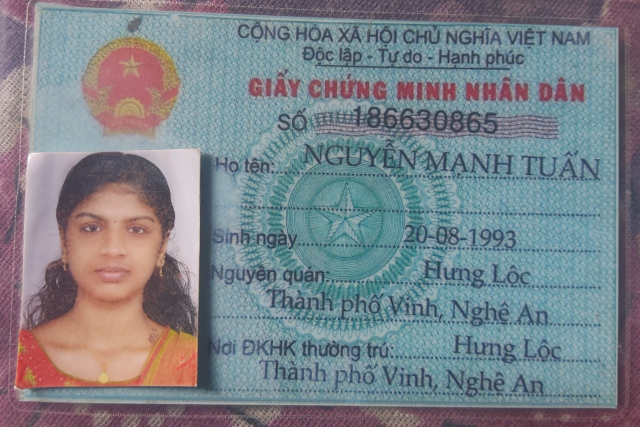
#> input picture images/IMG-20221019-WA0030.jpg, 1280 x 854 px (shown at 1/2 size); its folder holds only this picture in this run
$ jupyter execute img_old.ipynb
#> lines starting #> are read from the running program, lines starting #| are printed output that depends on the picture; after the words box and inside, x2 and y2 are one past the last pixel; in counts of white or black regions, pixels touching at a corner belong together
[cell 1]
import cv2
import numpy as np
from glob import glob
import pandas as pd
from matplotlib import pyplot as plt

[cell 2]
from scipy.ndimage import interpolation as inter

[cell 3]
pic=glob('images/*.jpg')

[cell 4]
img=cv2.imread(pic[0])
#> img is the input picture: shape (854, 1280, 3); mean B, G, R 137.2, 130.5, 123.3

[cell 5]
img.shape
#> Out = (854, 1280, 3)

[cell 6]
plt.imshow(img)

[cell 7]
def aspect_ratio_resize(image, width=None, height=None, inter=cv2.INTER_AREA):
#> called with width = 800, inter = 3
    dim = None
    (h, w) = image.shape[:2]
#> h = 854; w = 1280

    if width is None and height is None:
        return image

    if width is None:
        r = height / float(h)
        dim = (int(w * r), height)

    else:
        r = width / float(w)
#> r = 0.625
        dim = (width, int(h * r))
#> dim = (800, 533)

    return cv2.resize(image, dim, interpolation=inter)
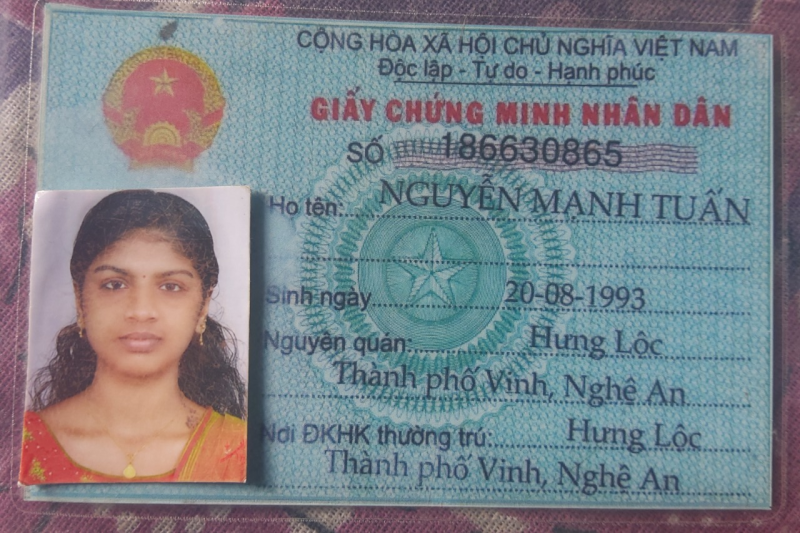
#> returned value: shape (533, 800, 3); mean of channels 0, 1, 2 137.2, 130.5, 123.3; drawn as B, G, R

[cell 8]
new=aspect_ratio_resize(img,800)

[cell 9]
new.shape
#> Out = (533, 800, 3)

[cell 10]
plt.imshow(new)

[cell 11]
def correct_skew(image, delta=1, limit=5):
#> called with delta = 1, limit = 5
    def determine_score(arr, angle):
        data = inter.rotate(arr, angle, reshape=False, order=0)
        histogram = np.sum(data, axis=1, dtype=float)
        score = np.sum((histogram[1:] - histogram[:-1]) ** 2, dtype=float)
        return histogram, score

    gray = cv2.cvtColor(image, cv2.COLOR_BGR2GRAY)
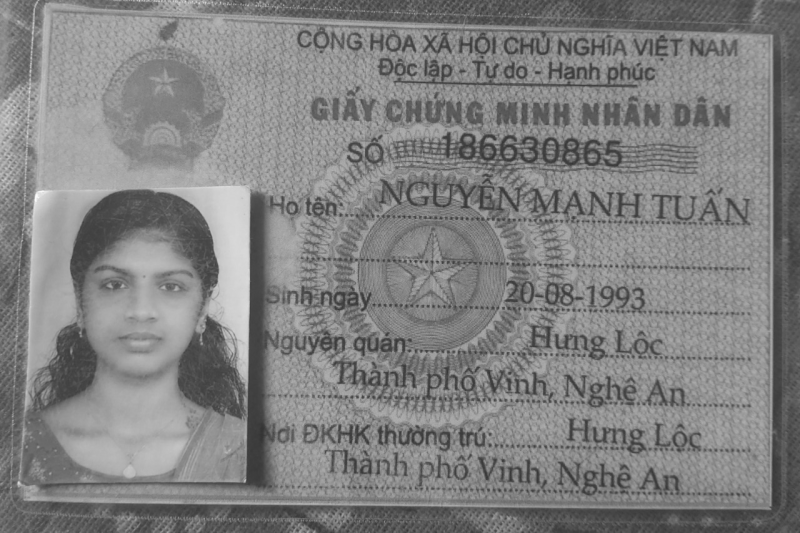
#> gray: shape (533, 800); min 52, max 251, mean 129.1
    thresh = cv2.threshold(gray, 0, 255, cv2.THRESH_BINARY_INV + cv2.THRESH_OTSU)[1]
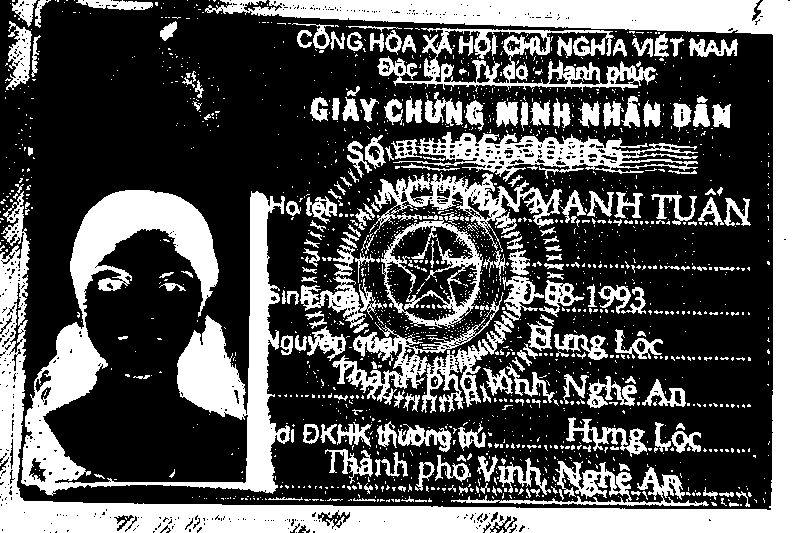
#> thresh: shape (533, 800); 34.2% white; 1790 white regions (1570 under 20 px), largest, box (x1, y1, x2, y2) and area: (0, 0, 800, 533) 53339, (21, 190, 290, 496) 26793, (332, 276, 544, 413) 6054

    scores = []
    angles = np.arange(-limit, limit + delta, delta)
    for angle in angles:
        histogram, score = determine_score(thresh, angle)
        scores.append(score)
#> this loop made 11 passes
#> score on passes 1 to 11: 4.53e+09, 7.51e+09, 5.39e+09, 7.33e+09, 1.27e+10, 1.61e+10, 5.01e+10, 2.53e+10, 1.47e+10, 7.69e+09, 7.64e+09
#> pass 1, in determine_score, `data = inter.rotate(arr, angle, reshape=False, order=0)`:
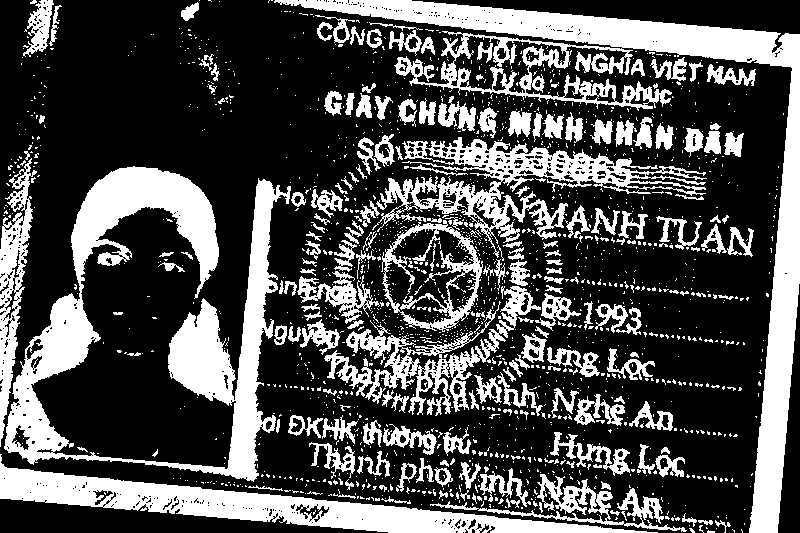
#> data: shape (533, 800); 30.9% white; 1725 white regions (1520 under 20 px), largest, box (x1, y1, x2, y2) and area: (274, 0, 800, 533) 28389, (4, 166, 291, 482) 26800, (0, 454, 658, 533) 13878
#> pass 3, in determine_score (call 3), `data = inter.rotate(arr, angle, reshape=False, order=0)`:
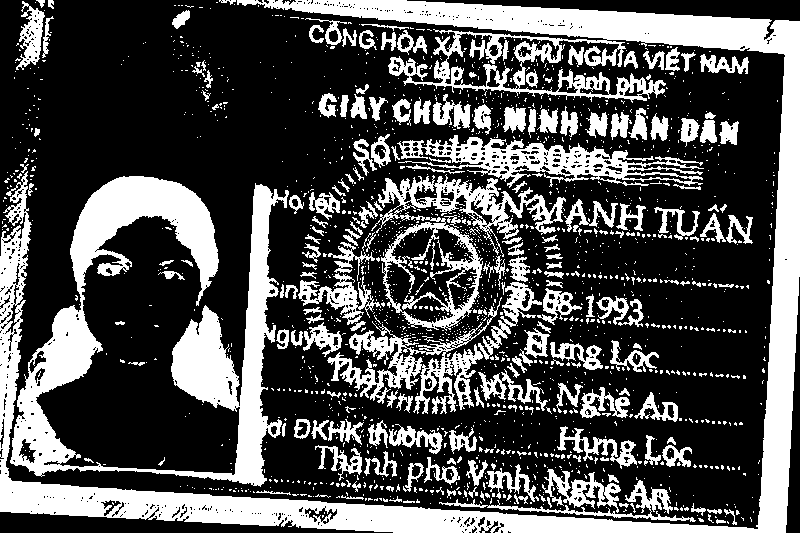
#> data: shape (533, 800); 32% white; 1748 white regions (1535 under 20 px), largest, box (x1, y1, x2, y2) and area: (0, 0, 800, 533) 50259, (10, 176, 289, 487) 26794, (371, 174, 566, 331) 6952
#> after the loop, scores = [4.53e+09, 7.51e+09, 5.39e+09, 7.33e+09, 1.27e+10, 1.61e+10, 5.01e+10, 2.53e+10, 1.47e+10, 7.69e+09, 7.64e+09]

    best_angle = angles[scores.index(max(scores))]
#> best_angle = 1

    (h, w) = image.shape[:2]
#> h = 533; w = 800
    center = (w // 2, h // 2)
#> center = (400, 266)
    M = cv2.getRotationMatrix2D(center, best_angle, 1.0)
#> M = [[1, 0.0175, -4.58], [-0.0175, 1, 7.02]]
    rotated = cv2.warpAffine(image, M, (w, h), flags=cv2.INTER_CUBIC, \
          borderMode=cv2.BORDER_REPLICATE)
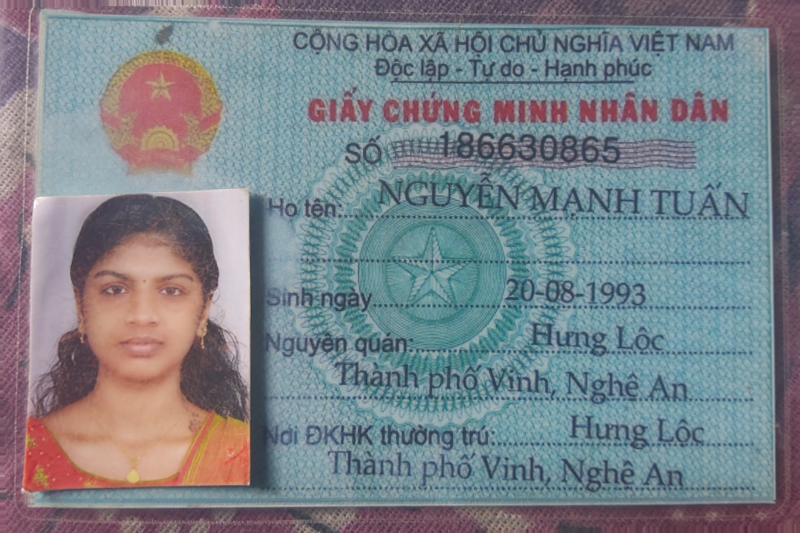
#> rotated: shape (533, 800, 3); mean B, G, R 137.2, 130.5, 123.3

    return best_angle, rotated

[cell 12]
angle, rotated = correct_skew(new)
#> angle = 1

[cell 13]
plt.imshow(rotated)

[cell 14]
angle, rotated = correct_skew(img)
#> call 2 of correct_skew, with delta = 1, limit = 5
#> in correct_skew (call 2), `thresh = cv2.threshold(gray, 0, 255, cv2.THRESH_BINARY_INV + cv2.THRES..`:
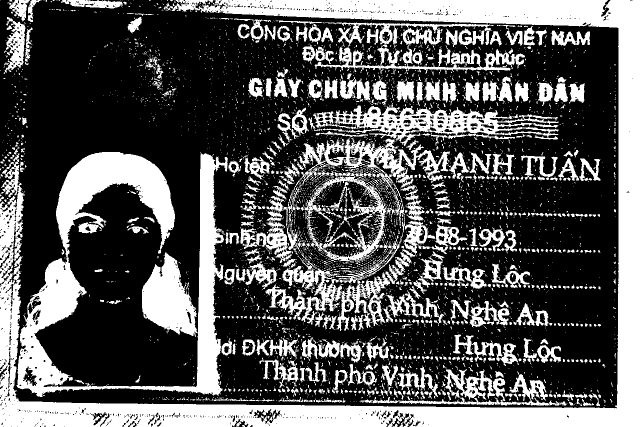
#> thresh: shape (854, 1280) (shown at 1/2 size); 34.6% white; 4391 white regions (3872 under 20 px), largest, box (x1, y1, x2, y2) and area: (0, 0, 1280, 854) 135826, (33, 304, 464, 794) 56815, (626, 206, 1117, 292) 14734
#> the loop in correct_skew (call 2), `for angle in angles:` made 11 passes
#> score on passes 1 to 11: 1.03e+10, 1.48e+10, 1.18e+10, 1.55e+10, 2.23e+10, 3e+10, 8.8e+10, 4.97e+10, 3.07e+10, 1.54e+10, 1.53e+10
#> pass 1, in determine_score (call 12), `data = inter.rotate(arr, angle, reshape=False, order=0)`:
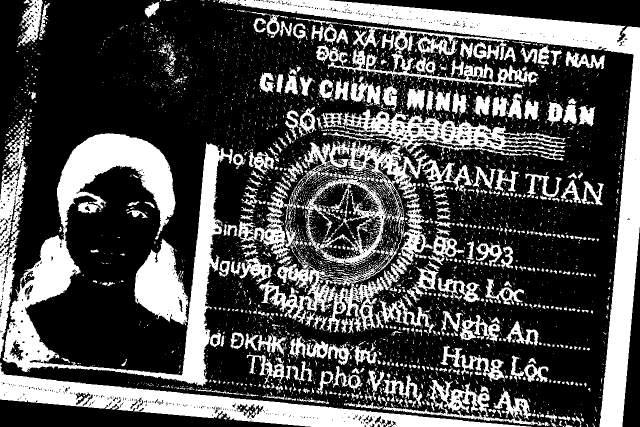
#> data: shape (854, 1280) (shown at 1/2 size); 31.4% white; 4313 white regions (3799 under 20 px), largest, box (x1, y1, x2, y2) and area: (437, 0, 1280, 854) 58512, (5, 266, 466, 773) 56804, (0, 725, 1063, 854) 35450
#> pass 2, in determine_score (call 13), `data = inter.rotate(arr, angle, reshape=False, order=0)`:
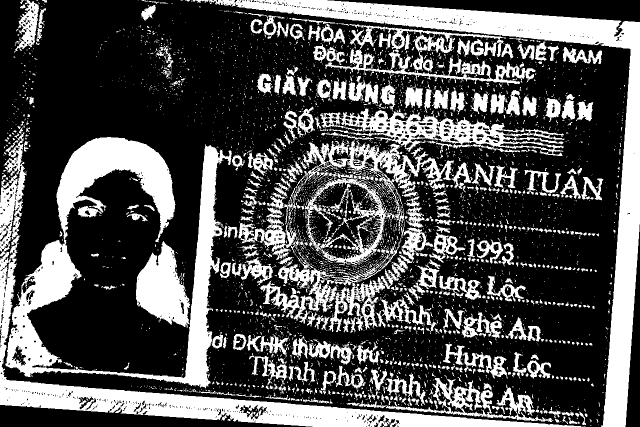
#> data: shape (854, 1280) (shown at 1/2 size); 31.9% white; 4329 white regions (3815 under 20 px), largest, box (x1, y1, x2, y2) and area: (418, 0, 1280, 854) 60584, (10, 274, 464, 777) 56814, (0, 264, 1163, 854) 48105
#> pass 3, in determine_score (call 14), `data = inter.rotate(arr, angle, reshape=False, order=0)`:
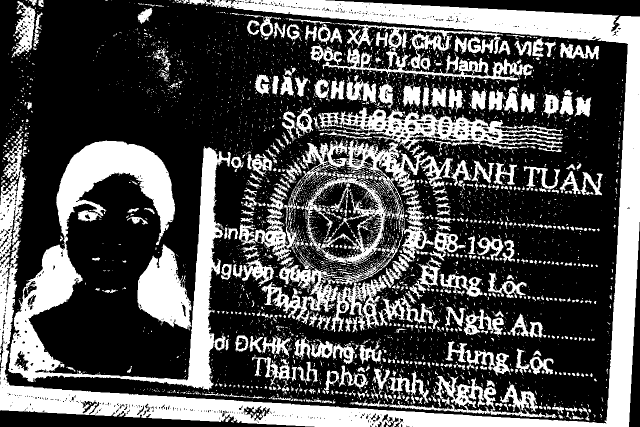
#> data: shape (854, 1280) (shown at 1/2 size); 32.5% white; 4337 white regions (3819 under 20 px), largest, box (x1, y1, x2, y2) and area: (0, 0, 1280, 854) 114843, (16, 281, 462, 781) 56826, (636, 214, 1126, 304) 14724
#> after the loop in correct_skew (call 2), `for angle in angles:`: scores = [1.03e+10, 1.48e+10, 1.18e+10, 1.55e+10, 2.23e+10, 3e+10, 8.8e+10, 4.97e+10, 3.07e+10, 1.54e+10, 1.53e+10]
#> in correct_skew (call 2), `M = cv2.getRotationMatrix2D(center, best_angle, 1.0)`: M = [[1, 0.0175, -7.35], [-0.0175, 1, 11.23]]
print(angle)
#| 1

$ run again, on images/IMG-20221019-WA0031.jpg
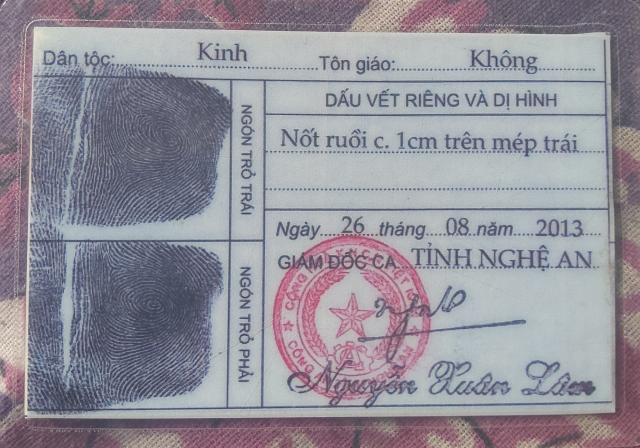
#> input picture images/IMG-20221019-WA0031.jpg, 1280 x 896 px (shown at 1/2 size)
#> img is the input picture: shape (896, 1280, 3); mean B, G, R 154.2, 144.3, 146.7
#> in correct_skew, `thresh = cv2.threshold(gray, 0, 255, cv2.THRESH_BINARY_INV + cv2.THRES..`:
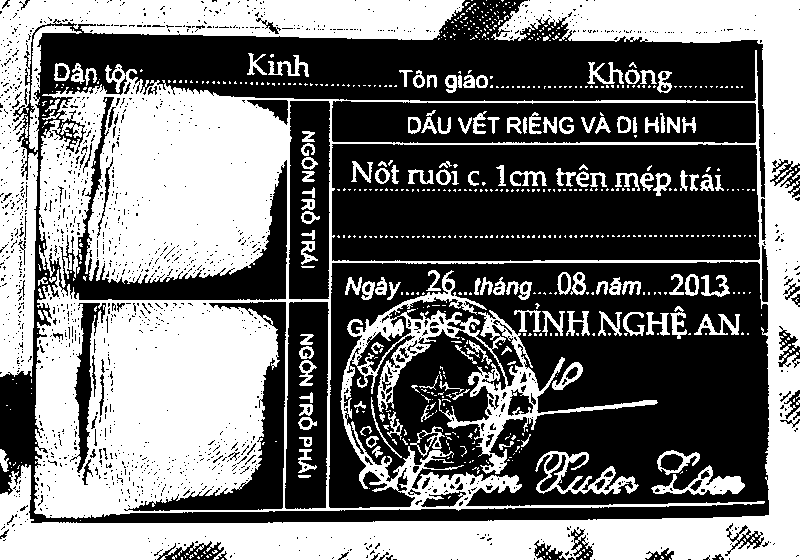
#> thresh: shape (560, 800); 46% white; 711 white regions (569 under 20 px), largest, box (x1, y1, x2, y2) and area: (0, 0, 800, 560) 158297, (0, 0, 465, 377) 25162, (535, 451, 639, 495) 1437
#> the loop in correct_skew, `for angle in angles:` made 11 passes
#> score on passes 1 to 8: 4.73e+09, 5.06e+09, 6.91e+09, 1.04e+10, 3.73e+10, 6.94e+10, 3.68e+10, 1.05e+10
#> after the loop in correct_skew, `for angle in angles:`: scores = [4.73e+09, 5.06e+09, 6.91e+09, 1.04e+10, 3.73e+10, 6.94e+10, 3.68e+10, 1.05e+10, 7.01e+09, 4.86e+09, 4.37e+09]
#> best_angle = 0
#> M = [[1, 0, 0], [0, 1, 0]]
#> angle = 0
#> gray: shape (896, 1280)
#> thresh: shape (896, 1280); 45% white; 995 white regions (751 under 20 px), largest, box (x1, y1, x2, y2) and area: (0, 0, 1280, 896) 394998, (0, 0, 744, 605) 65710, (856, 721, 1023, 791) 3569
#> the loop in correct_skew (call 2), `for angle in angles:` made 11 passes
#> score on passes 1 to 8: 1.09e+10, 1.09e+10, 1.27e+10, 1.81e+10, 6.64e+10, 1.35e+11, 7.65e+10, 1.93e+10
#> pass 3, in determine_score (call 14), `data = inter.rotate(arr, angle, reshape=False, order=0)`:
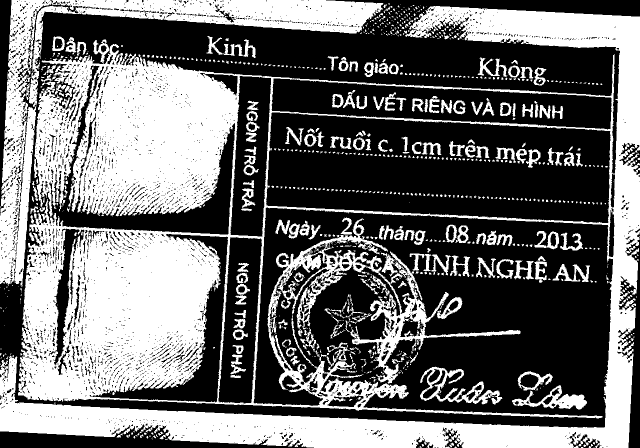
#> data: shape (896, 1280) (shown at 1/2 size); 42.7% white; 962 white regions (721 under 20 px), largest, box (x1, y1, x2, y2) and area: (0, 12, 1280, 896) 379558, (0, 0, 767, 574) 55320, (840, 733, 1005, 809) 3573
#| 0
